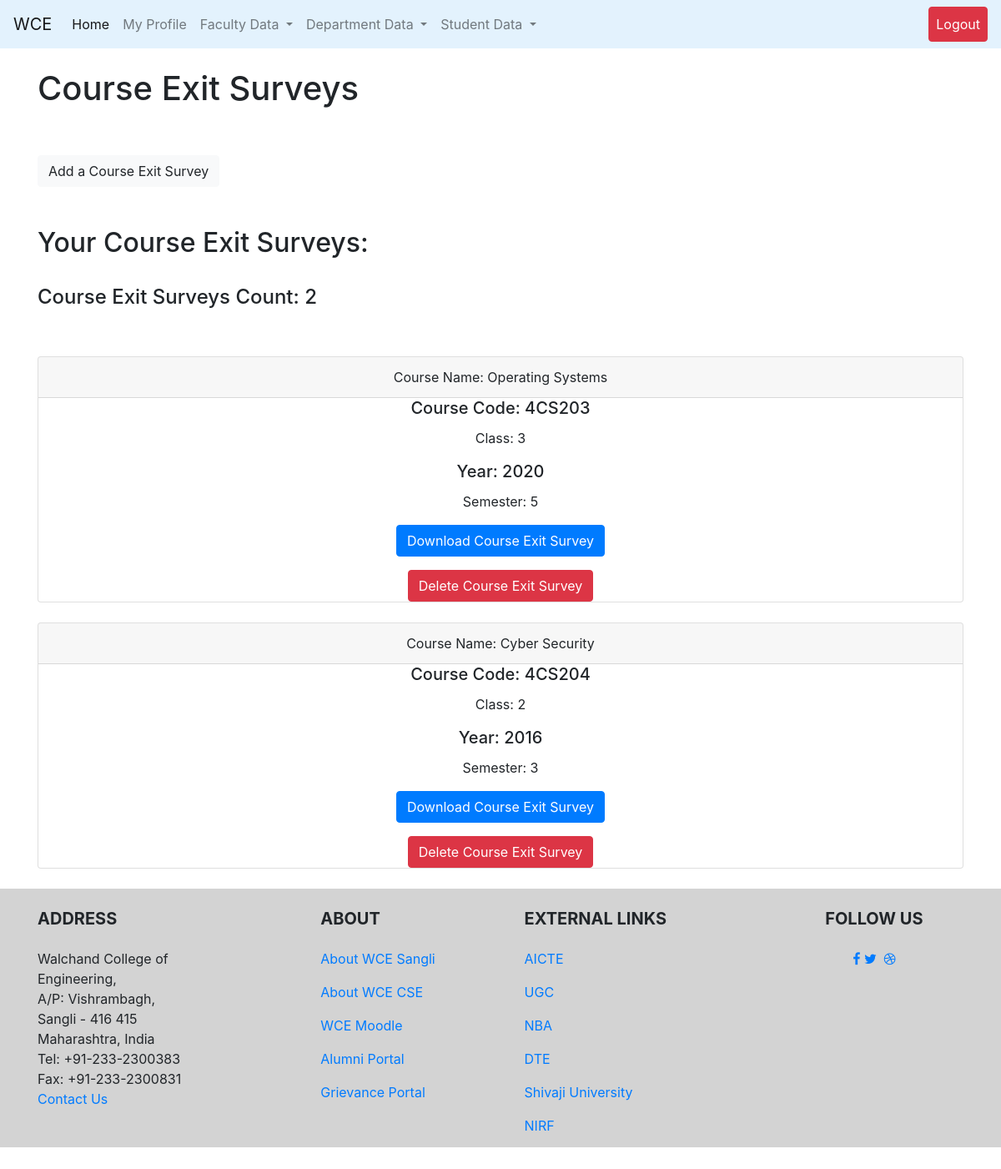
The page /HOD/CourseExitSurveys (signed in) on the database its author committed.
### HOD/models.py (models this page shows, shortened)
class courseexitsurvey(models.Model):
    user = models.ForeignKey(User, on_delete=models.CASCADE)
    name = models.CharField(default="Operating Systems", max_length=60)
    coursecode = models.CharField(default="4CS203", max_length=25)
    courseclass = models.IntegerField(default=4, null=True)  ##Use dropdown##
    year = models.IntegerField('year', validators=[MaxValueValidator(9999)], default=datetime.datetime.now().year)
    semester = models.IntegerField(default=2, null=True)  ##Use dropdown##
    uploadcourseexitsurvey = models.URLField()

### HOD/views.py (the view)
# urls.py: path('CourseExitSurveys', views.courseES.as_view(), name="courseES"),
class courseES(View):
    def get(self, request, template_name='HOD/courseES.html'):
        group = request.user.groups.all()[0].name
        if isNotHOD(group):
            return render(request, 'login.html')
        try:
            user = request.user
            allCourseES = CourseES.objects.filter(user=user)
            countCourseES = len(allCourseES)
        except:
            allCourseES = None
            countCourseES = 0
        args = {}
        args["allCourseES"] = allCourseES
        args["countCourseES"] = countCourseES
        args["isHOD"] = True
        return render(request, template_name, args)

### HOD/views.py (called while the page is built)
def isNotHOD(group_name):
    if group_name == 'HOD_group':
        return False
    else:
        return True

### HOD/templates/HOD/courseES.html (shortened to what this page needs)
{% extends 'base.html' %}
{% block content %}
<br>
<h1>Course Exit Surveys</h1>
<br>
<br>
<a class="btn btn-light" href="{% url 'HOD:addCourseES' %}" role="button">Add a Course Exit Survey</a>
<br><br><br>
<h2>Your Course Exit Surveys: </h2>
<br>
<h4>Course Exit Surveys Count: {{ countCourseES }}</h4>
<br><br>
{% for i in allCourseES %}
<div class="card text-center">
    <div class="card-header">
        Course Name:  {{ i.name }}
    </div>
    <h5 class="card-title">Course Code: {{ i.coursecode }}</h5>
    <p class="card-text">Class: {{ i.courseclass }}</p>
    <h5 class="card-title">Year: {{ i.year }}</h5>
    <p class="card-text">Semester: {{ i.semester }}</p>
    <div class="form-group">
        <a href=" {{i.uploadcourseexitsurvey}} " class="btn btn-primary">Download Course Exit Survey</a>
    </div>
    <td><a href="{% url 'HOD:delete_items' i.id 'CourseExitSurveys' %}"><button type="button" class="btn btn-danger">Delete Course Exit Survey</button></a></td>
</div>
<br>
{% endfor %}
{% endblock %}

### CoeusPro/templates/base.html (shortened to what this page needs)
<!doctype html>
<html lang="en">
{% load static %}
<head>
    <link rel="stylesheet" href="https://stackpath.bootstrapcdn.com/font-awesome/4.7.0/css/font-awesome.min.css">
    <link rel="stylesheet" href="https://stackpath.bootstrapcdn.com/bootstrap/4.5.2/css/bootstrap.min.css">
    <link rel="stylesheet" type="text/css" href="{% static 'css/footer.css' %}">
</head>
<body>
<div id="page-container">
    <nav class="navbar navbar-expand-lg navbar-light" style="background-color: #e3f2fd;">
        <a class="navbar-brand" href="http://www.walchandsangli.ac.in/" target="_blank">WCE</a>
        <div class="collapse navbar-collapse" id="navbarNavDropdown">
            <ul class="navbar-nav">
                {% for group_for in request.user.groups.all %}
                {% if group_for.name == 'student_group' %}
                <li class="nav-item active">
                    <a class="nav-link" href="{% url 'student:studentHome' %}">Home <span class="sr-only">(current)</span></a>
                </li>
                {% elif group_for.name == 'HOD_group' %}
                <li class="nav-item active">
                    <a class="nav-link" href="{% url 'HOD:HODHome' %}">Home <span class="sr-only">(current)</span></a>
                </li>
                {% elif group_for.name == 'faculty_group' %}
                <li class="nav-item active">
                    <a class="nav-link" href="{% url 'teacher:facultyHome' %}">Home <span class="sr-only">(current)</span></a>
                </li>
                {% else %}
                <li class="nav-item active">
                    <a class="nav-link" href="{% url 'home' %}">Home <span class="sr-only">(current)</span></a>
                </li>
                {% endif %}
                {% endfor %}
                {% if user.is_authenticated %}
                <li class="nav-item">
                    <a class="nav-link" href="{% url 'profile' user  %}">My Profile</a>
                </li>
            {% endif %}
            {% if isHOD %}
            <ul class="nav navbar-nav navbar-right ">
                <li class="nav-item dropdown">
                    <a class="nav-link dropdown-toggle" href="#" id="navbarDropdown" role="button" data-toggle="dropdown" aria-haspopup="true" aria-expanded="false">
                        Faculty Data
                    </a>
                </li>
            </ul>
            {% endif %}
            {% if isHOD %}
            <ul class="nav navbar-nav navbar-right ">
                <li class="nav-item dropdown">
                    <a class="nav-link dropdown-toggle" href="#" role="button" data-toggle="dropdown" aria-haspopup="true" aria-expanded="false">
                        Department Data
                    </a>
                </li>
            </ul>
            {% endif %}
            {% if isHOD %}
            <ul class="nav navbar-nav navbar-right">
                <li class="nav-item dropdown">
                    <a class="nav-link dropdown-toggle" href="#" role="button" data-toggle="dropdown" aria-haspopup="true" aria-expanded="false">
                        Student Data
                    </a>
                </li>
            </ul>
            {% endif %}
        </div>
        {% if user.is_authenticated %}
        <ul class="nav navbar-nav ml-auto">
            <li class="nav-item">
                <a class="nav-link btn btn-danger" style="color: white" href="{% url 'logout' %}">Logout</a>
            </li>
        </ul>
        {% endif %}
    </nav>
    <div class="container">
        {% block content %}
        {% endblock %}
    </div>
    <footer id="footer" >
        <div class="container text-center text-md-left">
            <div class="row">
                <div class="col-md-4 col-lg-3 mr-auto my-md-4 my-0 mt-4 mb-1">
                    <h5 class="font-weight-bold text-uppercase mb-4">Address</h5>
                    <p>Walchand College of Engineering,<br>
                        A/P: Vishrambagh,<br>
                        Sangli - 416 415<br>
                        Maharashtra, India<br>
                        Tel: +91-233-2300383<br>
                        Fax: +91-233-2300831<br>
                        <a href="mailto:hod.cse@walchandsangli.ac.in">Contact Us</a>
                    </p>
                </div>
                <div class="col-md-2 col-lg-2 mx-auto my-md-4 my-0 mt-4 mb-1">
                    <h5 class="font-weight-bold text-uppercase mb-4">About</h5>
                    <ul class="list-unstyled">
                        <li>
                            <p>
                                <a href="http://www.walchandsangli.ac.in">About WCE Sangli</a>
                            </p>
                        </li>
                        <li>
                            <p>
                                <a href="http://www.walchandsangli.ac.in/Departments/CSEDepartment/CSEDept.asp">About WCE CSE</a>
                            </p>
                        </li>
                        <li>
                            <p>
                                <a href="http://112.133.242.241/moodle/">WCE Moodle</a>
                            </p>
                        </li>
                        <li>
                            <p>
                                <a href="https://alumni.walchandsangli.ac.in/">Alumni Portal</a>
                            </p>
                        </li>
                        <li>
                            <p>
                                <a href="https://walchandsangli.edugrievance.com/">Grievance Portal</a>
                            </p>
                        </li>
                    </ul>
                </div>
                <div class="col-md-4 col-lg-3 mx-auto my-md-4 my-0 mt-4 mb-1">
                    <h5 class="font-weight-bold text-uppercase mb-4">External Links</h5>
                    <ul class="list-unstyled">
                        <li>
                            <p>
                                <a href="https://www.aicte-india.org/">AICTE</a>
                            </p>
                        </li>
                        <li>
                            <p>
                                <a href="https://www.ugc.ac.in/">UGC</a>
                            </p>
                        </li>
                        <li>
                            <p>
                                <a href="https://www.nbaind.org/">NBA</a>
                            </p>
                        </li>
                        <li>
                            <p>
                                <a href="http://www.dtemaharashtra.gov.in/index.html">DTE</a>
                            </p>
                        </li>
                        <li>
                            <p>
                                <a href="http://www.unishivaji.ac.in/">Shivaji University</a>
                            </p>
                        </li>
                        <li>
                            <p>
                                <a href="https://www.nirfindia.org/Home">NIRF</a>
                            </p>
                        </li>
                    </ul>
                </div>
                <div class="col-md-2 col-lg-2 text-center mx-auto my-4">
                    <h5 class="font-weight-bold text-uppercase mb-4">Follow Us</h5>
                    <a type="button" class="btn-floating btn-fb">
                        <p><i class="fa fa-facebook-f"></i></p>
                    </a>
                    <a type="button" class="btn-floating btn-tw">
                        <p><i class="fa fa-twitter"></i></p>
                    </a>
                    <a type="button" class="btn-floating btn-dribbble">
                        <p><i class="fa fa-dribbble"></i></p>
                    </a>
                </div>
            </div>
        </div>
    </footer>
</div>
</body>
</html>

### static/css/footer.css (style rules this page uses)
body { min-height: 90vh; position: relative; margin: 0; box-sizing: border-box; }
footer { background: lightgrey; position: absolute; top: 100%; height: 310px; width: 100%; }

### rows shown on the page
courseexitsurvey: name "Operating Systems", coursecode "4CS203", courseclass "3", year "2020", semester "5"
courseexitsurvey: name "Cyber Security", coursecode "4CS204", courseclass "2", year "2016", semester "3"

### other values the page prints
{{ countCourseES }} "2"
